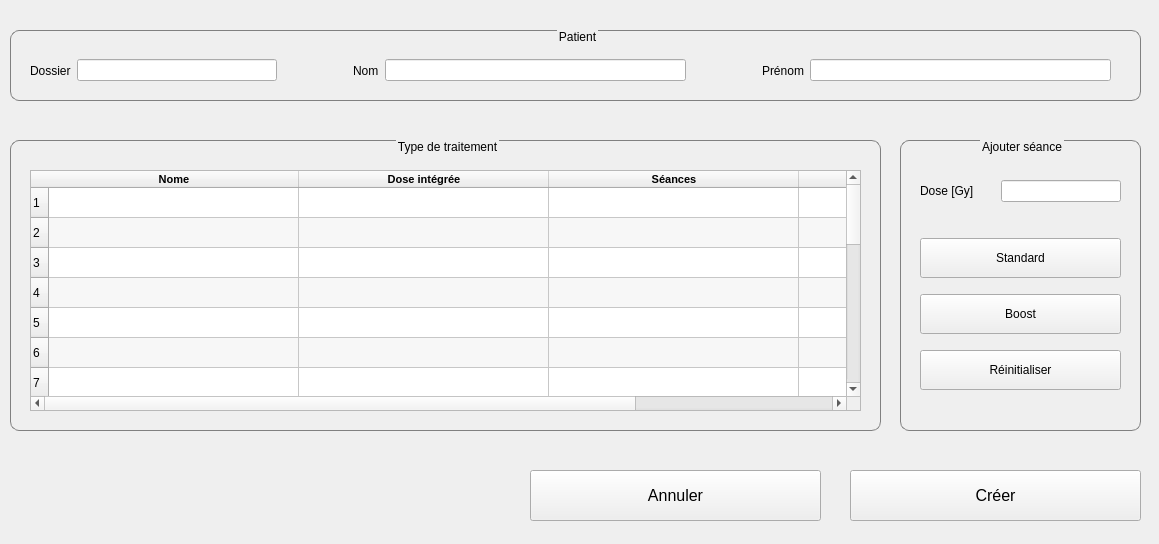
<?xml version="1.0" encoding="UTF-8"?>
<ui version="4.0">
 <class>CreateDossierDialog</class>
 <widget class="QWidget" name="CreateDossierDialog">
  <property name="geometry">
   <rect>
    <x>0</x>
    <y>0</y>
    <width>1159</width>
    <height>544</height>
   </rect>
  </property>
  <property name="windowTitle">
   <string>Form</string>
  </property>
  <property name="styleSheet">
   <string notr="true"/>
  </property>
  <widget class="QGroupBox" name="patientGroupBox">
   <property name="geometry">
    <rect>
     <x>10</x>
     <y>30</y>
     <width>1131</width>
     <height>71</height>
    </rect>
   </property>
   <property name="styleSheet">
    <string notr="true">QGroupBox {
	font: 75 12pt &quot;Century Schoolbook L&quot;;
  border: 1px solid gray;
  border-radius: 9px;
  margin-top: 0.5em;
  background: transparent;
}

QGroupBox::title {
     subcontrol-origin: margin;
     subcontrol-position: top center; 
}

QLabel {
background: transparent;
}

QCheckBox {
background: white;
}


</string>
   </property>
   <property name="title">
    <string>Patient</string>
   </property>
   <widget class="QWidget" name="horizontalLayoutWidget">
    <property name="geometry">
     <rect>
      <x>20</x>
      <y>20</y>
      <width>1081</width>
      <height>41</height>
     </rect>
    </property>
    <layout class="QHBoxLayout" name="horizontalLayout_2">
     <item>
      <widget class="QLabel" name="lastNameLabel_2">
       <property name="text">
        <string>Dossier</string>
       </property>
      </widget>
     </item>
     <item>
      <widget class="QLineEdit" name="dossierLineEdit">
       <property name="maximumSize">
        <size>
         <width>200</width>
         <height>16777215</height>
        </size>
       </property>
      </widget>
     </item>
     <item>
      <spacer name="horizontalSpacer">
       <property name="orientation">
        <enum>Qt::Horizontal</enum>
       </property>
       <property name="sizeType">
        <enum>QSizePolicy::Fixed</enum>
       </property>
       <property name="sizeHint" stdset="0">
        <size>
         <width>70</width>
         <height>20</height>
        </size>
       </property>
      </spacer>
     </item>
     <item>
      <widget class="QLabel" name="lastNameLabel">
       <property name="text">
        <string>Nom</string>
       </property>
      </widget>
     </item>
     <item>
      <widget class="QLineEdit" name="lastNameLineEdit"/>
     </item>
     <item>
      <spacer name="horizontalSpacer_2">
       <property name="orientation">
        <enum>Qt::Horizontal</enum>
       </property>
       <property name="sizeType">
        <enum>QSizePolicy::Fixed</enum>
       </property>
       <property name="sizeHint" stdset="0">
        <size>
         <width>70</width>
         <height>20</height>
        </size>
       </property>
      </spacer>
     </item>
     <item>
      <widget class="QLabel" name="firstNameLabel">
       <property name="text">
        <string>Prénom</string>
       </property>
      </widget>
     </item>
     <item>
      <widget class="QLineEdit" name="firstNameLineEdit"/>
     </item>
    </layout>
   </widget>
  </widget>
  <widget class="QGroupBox" name="patientGroupBox_2">
   <property name="geometry">
    <rect>
     <x>10</x>
     <y>140</y>
     <width>871</width>
     <height>291</height>
    </rect>
   </property>
   <property name="styleSheet">
    <string notr="true">QGroupBox {
	font: 75 12pt &quot;Century Schoolbook L&quot;;
  border: 1px solid gray;
  border-radius: 9px;
  margin-top: 0.5em;
  background: transparent;
}

QGroupBox::title {
     subcontrol-origin: margin;
     subcontrol-position: top center; 
}

QLabel {
background: transparent;
}

QCheckBox {
background: white;
}


</string>
   </property>
   <property name="title">
    <string>Type de traitement</string>
   </property>
   <widget class="QTableWidget" name="tableWidget_treatment_types">
    <property name="geometry">
     <rect>
      <x>20</x>
      <y>30</y>
      <width>831</width>
      <height>241</height>
     </rect>
    </property>
    <property name="font">
     <font>
      <pointsize>8</pointsize>
     </font>
    </property>
    <property name="alternatingRowColors">
     <bool>true</bool>
    </property>
    <property name="rowCount">
     <number>20</number>
    </property>
    <property name="columnCount">
     <number>4</number>
    </property>
    <attribute name="horizontalHeaderCascadingSectionResizes">
     <bool>true</bool>
    </attribute>
    <attribute name="horizontalHeaderDefaultSectionSize">
     <number>250</number>
    </attribute>
    <attribute name="horizontalHeaderShowSortIndicator" stdset="0">
     <bool>false</bool>
    </attribute>
    <row/>
    <row/>
    <row/>
    <row/>
    <row/>
    <row/>
    <row/>
    <row/>
    <row/>
    <row/>
    <row/>
    <row/>
    <row/>
    <row/>
    <row/>
    <row/>
    <row/>
    <row/>
    <row/>
    <row/>
    <column>
     <property name="text">
      <string>Nome</string>
     </property>
     <property name="font">
      <font>
       <pointsize>8</pointsize>
       <weight>75</weight>
       <bold>true</bold>
      </font>
     </property>
     <property name="textAlignment">
      <set>AlignCenter</set>
     </property>
     <property name="background">
      <color>
       <red>234</red>
       <green>234</green>
       <blue>234</blue>
      </color>
     </property>
    </column>
    <column>
     <property name="text">
      <string>Dose intégrée</string>
     </property>
     <property name="font">
      <font>
       <pointsize>8</pointsize>
       <weight>75</weight>
       <bold>true</bold>
      </font>
     </property>
     <property name="textAlignment">
      <set>AlignCenter</set>
     </property>
     <property name="background">
      <color>
       <red>234</red>
       <green>234</green>
       <blue>234</blue>
      </color>
     </property>
    </column>
    <column>
     <property name="text">
      <string>Séances</string>
     </property>
     <property name="font">
      <font>
       <pointsize>8</pointsize>
       <weight>75</weight>
       <bold>true</bold>
      </font>
     </property>
     <property name="textAlignment">
      <set>AlignCenter</set>
     </property>
     <property name="background">
      <color>
       <red>234</red>
       <green>234</green>
       <blue>234</blue>
      </color>
     </property>
    </column>
    <column>
     <property name="text">
      <string>Boost</string>
     </property>
     <property name="font">
      <font>
       <pointsize>8</pointsize>
       <weight>75</weight>
       <bold>true</bold>
      </font>
     </property>
     <property name="textAlignment">
      <set>AlignCenter</set>
     </property>
     <property name="background">
      <color>
       <red>230</red>
       <green>230</green>
       <blue>230</blue>
      </color>
     </property>
    </column>
   </widget>
  </widget>
  <widget class="QPushButton" name="cancelPushButton">
   <property name="geometry">
    <rect>
     <x>530</x>
     <y>470</y>
     <width>291</width>
     <height>51</height>
    </rect>
   </property>
   <property name="font">
    <font>
     <pointsize>12</pointsize>
    </font>
   </property>
   <property name="text">
    <string>Annuler</string>
   </property>
  </widget>
  <widget class="QPushButton" name="createDossierPushButton">
   <property name="geometry">
    <rect>
     <x>850</x>
     <y>470</y>
     <width>291</width>
     <height>51</height>
    </rect>
   </property>
   <property name="font">
    <font>
     <pointsize>12</pointsize>
    </font>
   </property>
   <property name="text">
    <string>Créer</string>
   </property>
  </widget>
  <widget class="QGroupBox" name="patientGroupBox_3">
   <property name="geometry">
    <rect>
     <x>900</x>
     <y>140</y>
     <width>241</width>
     <height>291</height>
    </rect>
   </property>
   <property name="styleSheet">
    <string notr="true">QGroupBox {
	font: 75 12pt &quot;Century Schoolbook L&quot;;
  border: 1px solid gray;
  border-radius: 9px;
  margin-top: 0.5em;
  background: transparent;
}

QGroupBox::title {
     subcontrol-origin: margin;
     subcontrol-position: top center; 
}

QLabel {
background: transparent;
}

QCheckBox {
background: white;
}


</string>
   </property>
   <property name="title">
    <string>Ajouter séance</string>
   </property>
   <widget class="QWidget" name="verticalLayoutWidget">
    <property name="geometry">
     <rect>
      <x>20</x>
      <y>30</y>
      <width>201</width>
      <height>231</height>
     </rect>
    </property>
    <layout class="QVBoxLayout" name="verticalLayout">
     <item>
      <layout class="QHBoxLayout" name="horizontalLayout">
       <item>
        <widget class="QLabel" name="label">
         <property name="text">
          <string>Dose [Gy]</string>
         </property>
        </widget>
       </item>
       <item>
        <widget class="QLineEdit" name="lineEdit_seance_dose">
         <property name="minimumSize">
          <size>
           <width>120</width>
           <height>0</height>
          </size>
         </property>
         <property name="maximumSize">
          <size>
           <width>80</width>
           <height>16777215</height>
          </size>
         </property>
         <property name="alignment">
          <set>Qt::AlignCenter</set>
         </property>
        </widget>
       </item>
      </layout>
     </item>
     <item>
      <spacer name="verticalSpacer">
       <property name="orientation">
        <enum>Qt::Vertical</enum>
       </property>
       <property name="sizeType">
        <enum>QSizePolicy::Fixed</enum>
       </property>
       <property name="sizeHint" stdset="0">
        <size>
         <width>20</width>
         <height>20</height>
        </size>
       </property>
      </spacer>
     </item>
     <item>
      <widget class="QPushButton" name="pushButton_addSeance">
       <property name="minimumSize">
        <size>
         <width>0</width>
         <height>40</height>
        </size>
       </property>
       <property name="text">
        <string>Standard</string>
       </property>
      </widget>
     </item>
     <item>
      <widget class="QPushButton" name="pushButton_addBoost">
       <property name="minimumSize">
        <size>
         <width>0</width>
         <height>40</height>
        </size>
       </property>
       <property name="text">
        <string>Boost</string>
       </property>
      </widget>
     </item>
     <item>
      <widget class="QPushButton" name="pushButton_resetTable">
       <property name="minimumSize">
        <size>
         <width>0</width>
         <height>40</height>
        </size>
       </property>
       <property name="text">
        <string>Réinitialiser</string>
       </property>
      </widget>
     </item>
    </layout>
   </widget>
  </widget>
 </widget>
 <tabstops>
  <tabstop>dossierLineEdit</tabstop>
  <tabstop>lastNameLineEdit</tabstop>
  <tabstop>firstNameLineEdit</tabstop>
  <tabstop>tableWidget_treatment_types</tabstop>
  <tabstop>lineEdit_seance_dose</tabstop>
  <tabstop>pushButton_addSeance</tabstop>
  <tabstop>pushButton_addBoost</tabstop>
  <tabstop>pushButton_resetTable</tabstop>
  <tabstop>cancelPushButton</tabstop>
  <tabstop>createDossierPushButton</tabstop>
 </tabstops>
 <resources/>
 <connections/>
</ui>
